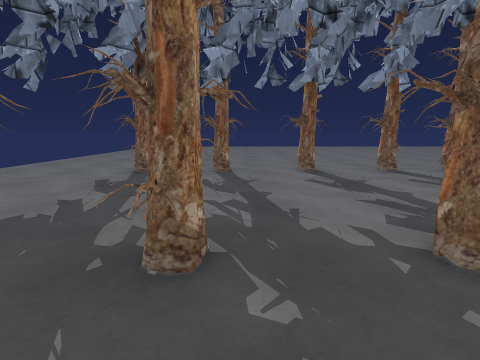
View 1 (above)

24 first-person views from a walk through a Unity game level. The camera is 1.2 m above the floor, tilts 10° down and sees 85° across. The floor is counted in squares, 1 m on a side. Each view is taken from the middle of a square. On the plan, view 1 faces up. The plan holds only what a view shows up to about 12 squares ahead; the rest is blank. The place goes on beyond the plan. Some surface patterns are stand-ins.

View 2
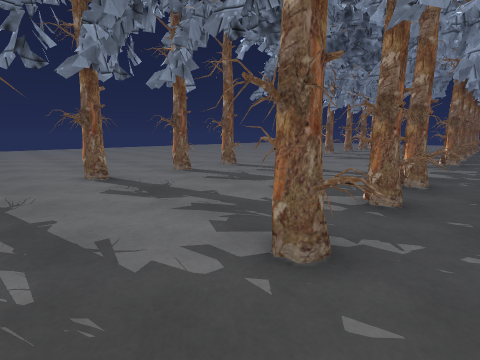

View 3
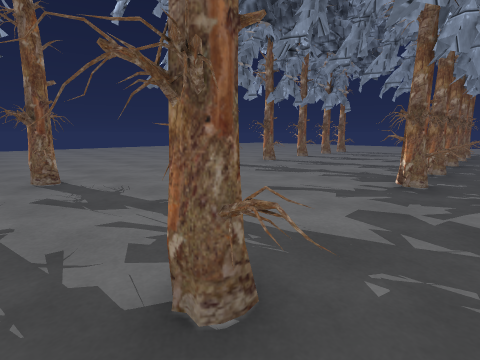

View 4
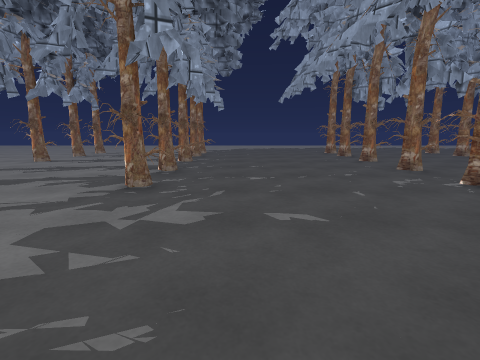

View 5
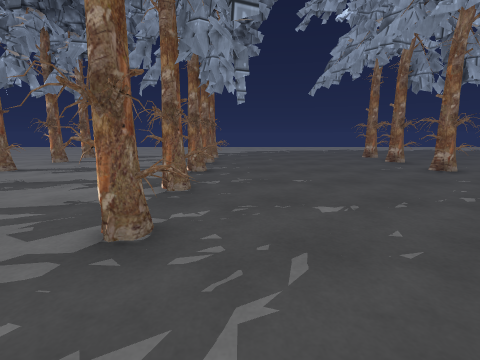

View 6
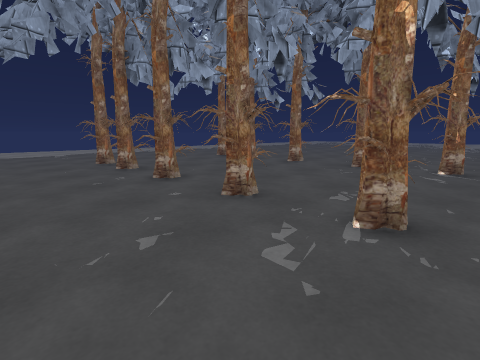

View 7
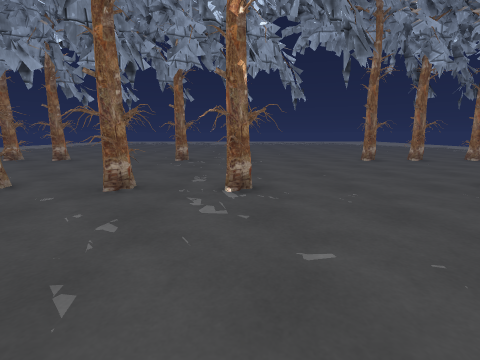

View 8
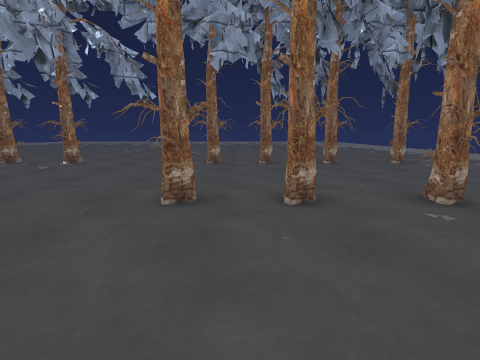

View 9
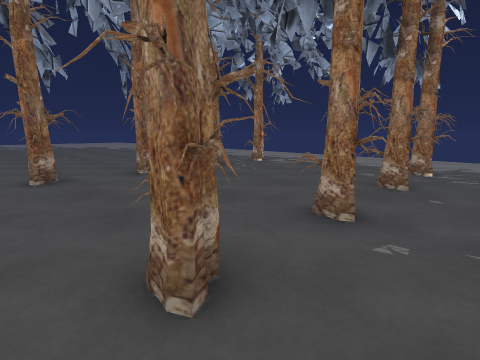

View 10
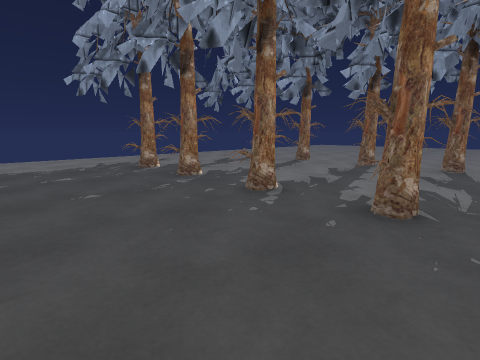

View 11
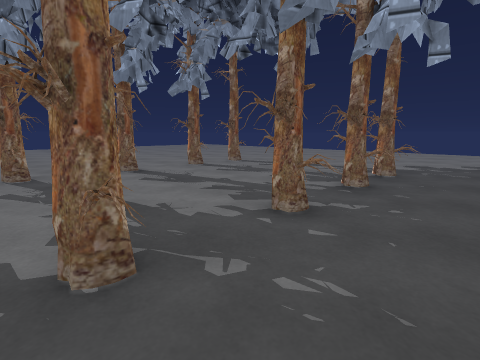

View 12
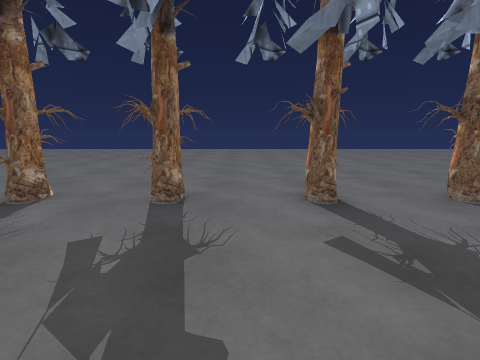

View 13
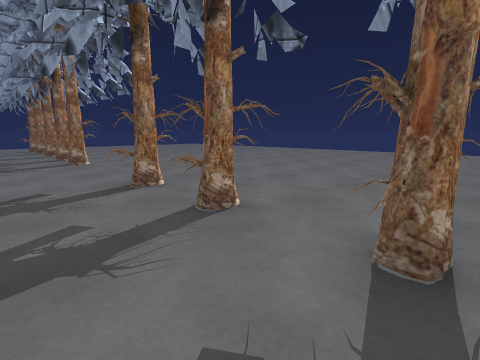

View 14
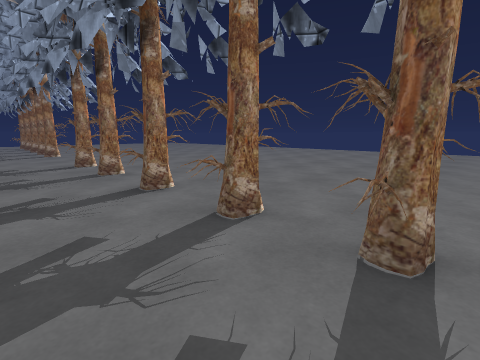

View 15
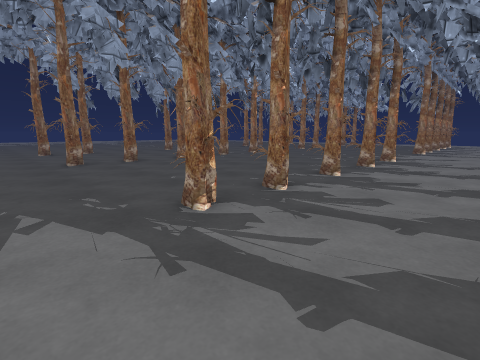

View 16
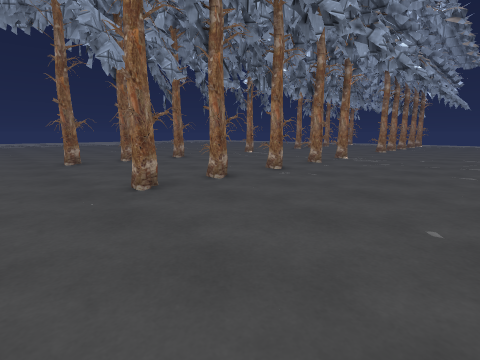

View 17
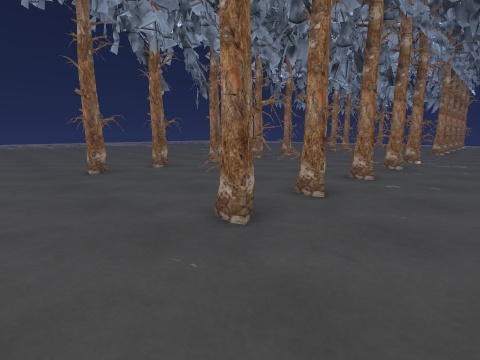

View 18
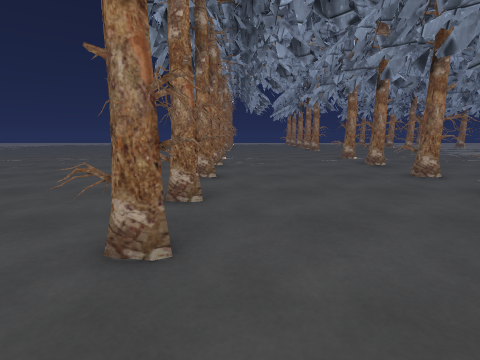

View 19
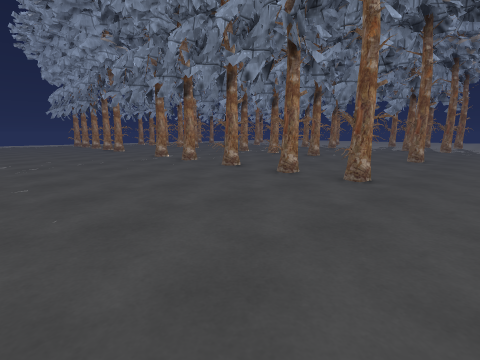

View 20
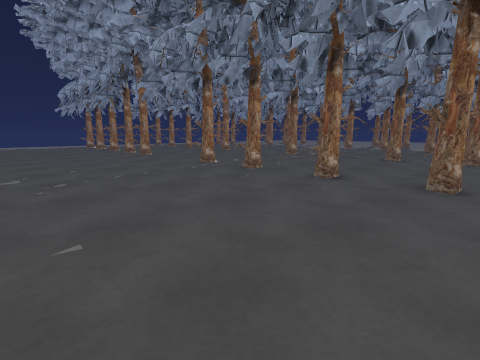

View 21
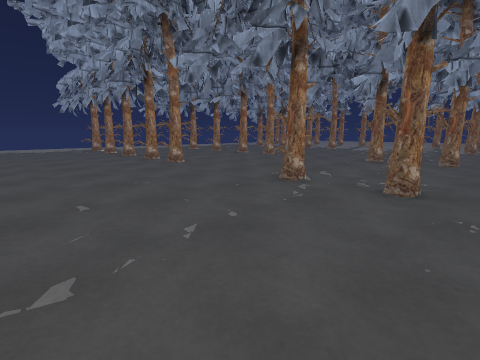

View 22
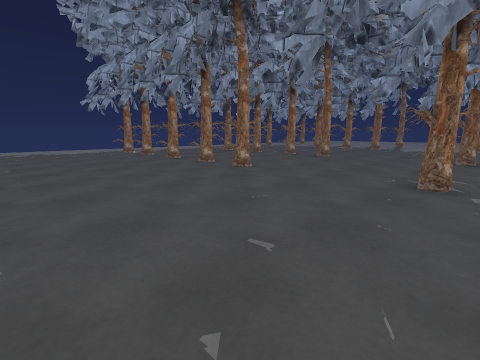

View 23
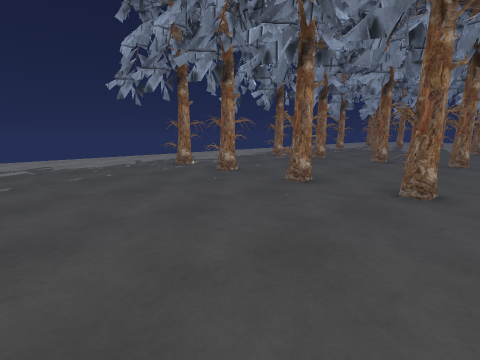

View 24
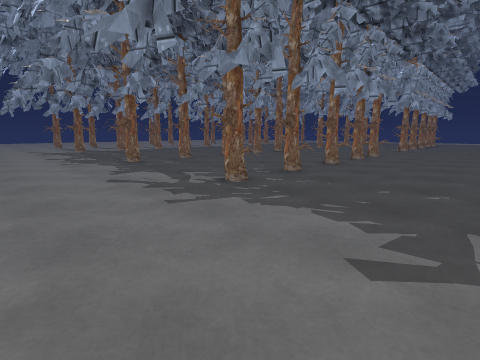

### Floor plan
Key: @ floor where view 1 was taken; # wall or solid block; x gap in a wall; . floor; T thing the floor can be seen under or through.
Columns run from 8 left of view 1 to 26 right of it. Each row starts with its distance up from view 1.
 17                      .... ...  ..
 16                  ..................
 15          ..      ..................
 14          ...   ...................
 13          ..... ..................
 12 ....    .........................
 11 ....   ..........................
 10 .....  ..........................
  9 ....#####xTTTT ##...TTTTT.##x####
  8 .....# #..T..T.#.....T.TT.#..#.#.
  7  ..... ..........................
  6   .................................
  5    ................................
  4     ...............................
  3      ####.TTTTTT ...#####.##.####..
  2   ..####..T.TTTT.... #.##.##x#.#...
  1  ..................................
  0 ........@..........................
 -1 ............... ...................
 -2  ..................................
 -3  ..         .......................
 -4  ..................................
 -5 ....##.##.TTTTTTT... TTTT.##.TTTT..
 -6 ....####..T TTTT....TT.TT.##xT T...
 -7 ...................................
 -8 ...................................
 -9 ...................................
-10 ...................................
-11 .... #. #.TT TTT ...... T. #.TTTT..
-12 ....#####xTTTT #....TTTTT.##xTTTT..
-13 .....#.#..T..T.#.....T. T.#..T.T...
-14 ...................................
-15 ...................................
-16 ...................................
-17 ...................................
-18    ................................
-19            ........................

Positions as (right, up) in squares from view 1, and headings:
1: (0, 0), facing up
2: (0, 1), facing up-right
3: (6, 1), facing up-right
4: (7, 0), facing right
5: (10, 1), facing right
6: (12, -2), facing down-right
7: (13, 0), facing down
8: (6, -1), facing down
9: (6, -4), facing down-left
10: (6, -2), facing up-left
11: (15, 0), facing up-right
12: (17, 4), facing up
13: (19, 6), facing up-left
14: (24, 6), facing up-left
15: (26, 6), facing down-left
16: (26, 0), facing down-left
17: (26, -3), facing down-left
18: (26, -11), facing left
19: (26, -19), facing up-left
20: (22, -19), facing up-left
21: (17, -18), facing up-left
22: (14, -19), facing up-left
23: (6, -18), facing up-left
24: (-8, -17), facing up-right
